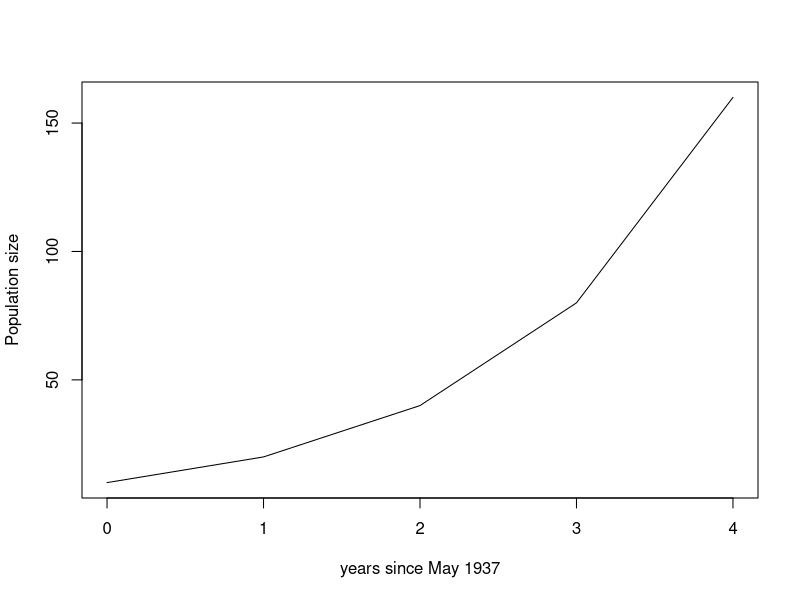
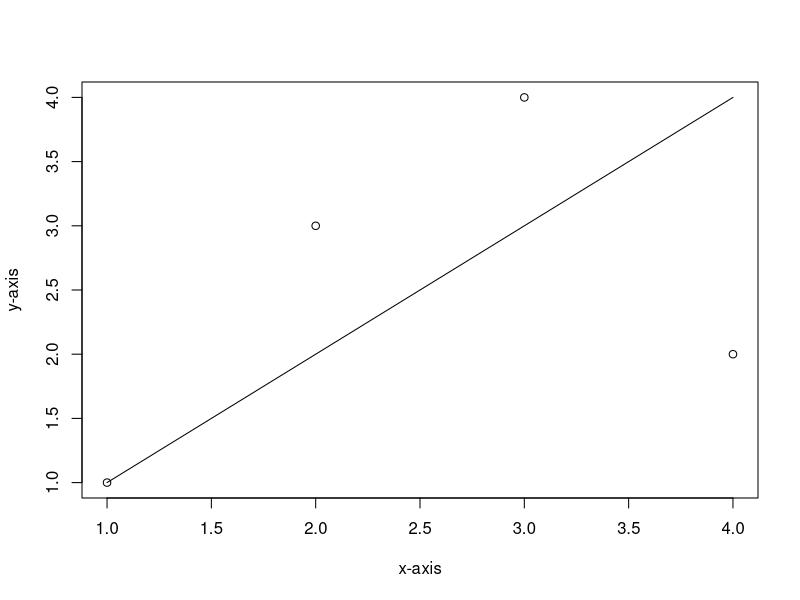

These figures' R source, in order: (Note: this script raises an error after producing the figures.)
## ---- chunk 1
lambda <- 2
N0 <- 10
df <- data.frame(time = 0, popn.size = 10)
for(t in seq(1,4,1)){
  val <- N0*lambda^t
  new.result <- data.frame(time = t, popn.size = val)
  df <- rbind(df, new.result)
}
plot(df$time, df$popn.size, typ = "l", xlab = "years since May 1937", ylab = "Population size")
## ---- chunk 2
plot(seq(1,4), c(1,3,4,2), ylab = "y-axis", xlab = "x-axis")
lines(seq(1,4), seq(1,4))
## ---- chunk 3
ref.day = c(1,1,2000)
x = c(julian(1,1,2000, origin = ref.day), julian(1,1,2002, origin = ref.day))
